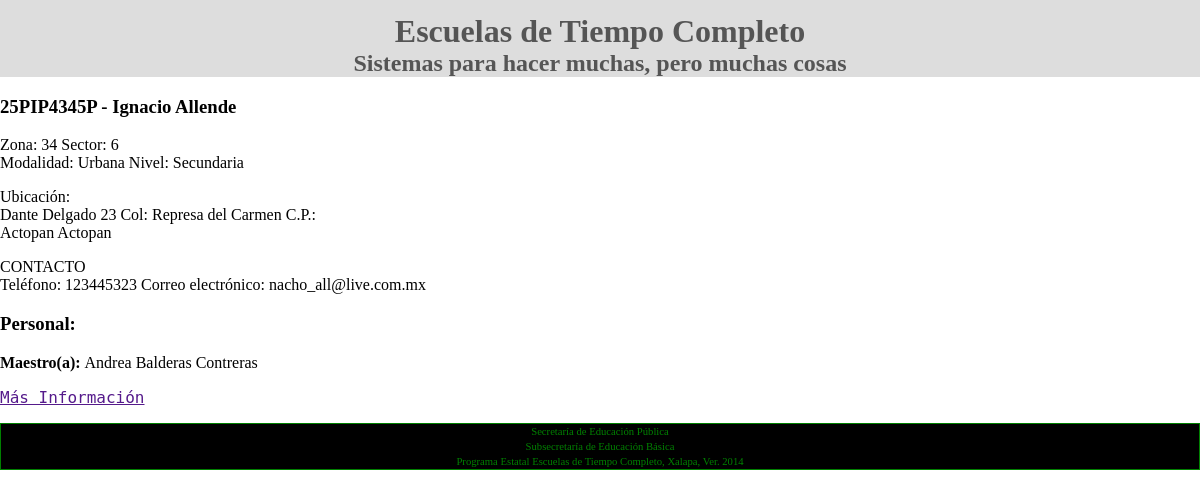
The app's page /escuelas/25PIP4345P/detalle-escuela/2/, older data.
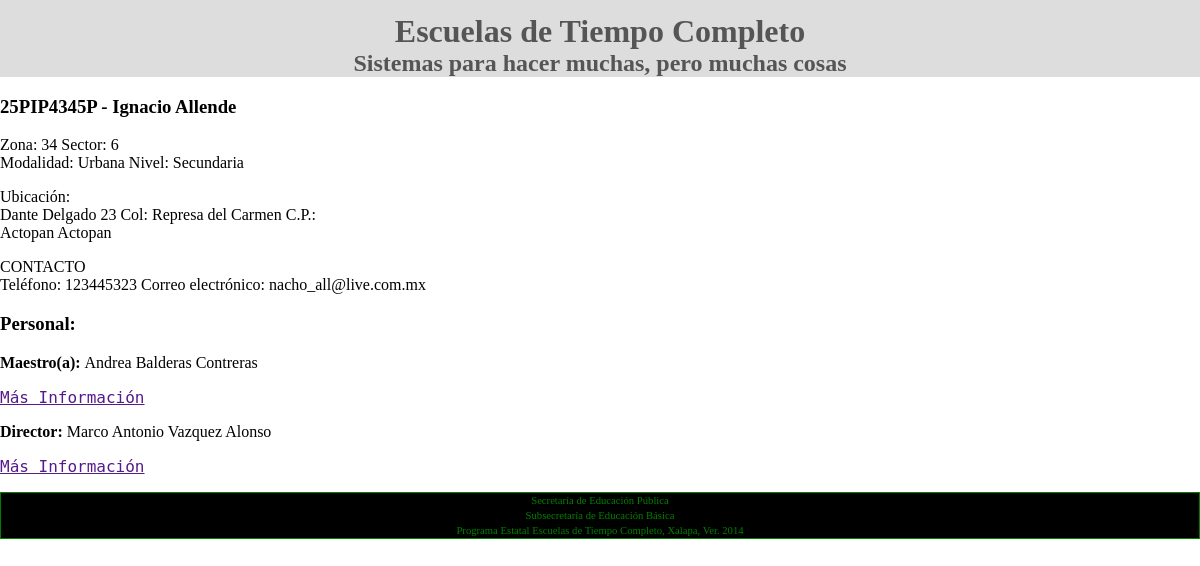
The same page, newer data.
### personal/models.py (models this page shows, shortened)
class PersonalPorCiclo(models.Model):
    personal = models.ForeignKey(Personal)
    ciclo = models.ForeignKey(Ciclo)
    puesto = models.ForeignKey(Puesto)
    escuela = models.ForeignKey(Escuela)
    estado = models.ForeignKey(Estado)
    class Meta:
        unique_together = [("personal", "ciclo", "escuela")]

class Puesto(models.Model):
    puesto = models.CharField(max_length=255)

class Personal(models.Model):
    rfc = models.CharField(max_length=15)
    nombre = models.CharField(max_length=255)
    apellido_paterno = models.CharField(max_length=255)
    apellido_materno = models.CharField(max_length=255)
    doble_plaza = models.BooleanField(default=False)
    fecha_ingreso = models.DateField()
    fecha_nacimiento = models.DateField()
    nivel_estudio = models.ForeignKey(NivelEstudio)
    especialidad = models.ForeignKey(Especialidad)

### escuelas/models.py (models this page shows, shortened)
class Escuela(models.Model):
    clave = models.CharField(max_length=15, unique=True)
    nombre = models.CharField(max_length=100)
    municipio = models.ForeignKey(Municipio)
    localidad = models.ForeignKey(Localidad)
    zona = models.PositiveIntegerField()
    sector = models.PositiveIntegerField()
    modalidad = models.ForeignKey(Modalidad)
    nivel = models.ForeignKey(Nivel)
    email = models.EmailField(max_length=255)
    telefono = models.CharField(max_length=25)
    calle = models.CharField(max_length=255)
    numero = models.CharField(max_length=30)
    colonia = models.CharField(max_length=255)
    cod_postal = models.PositiveIntegerField()
    afiliada = models.BooleanField(default=False)
    objects = EscuelaQuerySet.as_manager()

### caracteristicas/models.py (models this page shows)
class Modalidad(models.Model):
    modalidad = models.CharField(max_length=50)
    def __unicode__(self):
        return self.modalidad

class Nivel(models.Model):
    nivel = models.CharField(max_length=50)
    def __unicode__(self):
        return self.nivel

### lugares/models.py (models this page shows, shortened)
class Localidad(models.Model):
    localidad = models.CharField(max_length=255)
    municipio = models.ForeignKey(Municipio)

class Municipio(models.Model):
    municipio = models.CharField(max_length=255)
    def __unicode__(self):
        return self.municipio

### escuelas/views.py (the view)
class EscuelaPersonalView(generic.ListView):
    model = PersonalPorCiclo
    template_name = "escuelas/detalle_escuela.html"
    def get_queryset(self):
        id_escuela = self.kwargs.get("escuela")
        queryset = self.model.objects.filter(escuela=id_escuela)
        return queryset
    def get_context_data(self, **kwargs):
        context = super(EscuelaPersonalView, self).get_context_data(**kwargs)
        datos = self.model.objects.filter(escuela=self.kwargs.get("escuela"))[:1]
        datos_escuela = {
            'schooll': datos
        }
        context.update(datos_escuela)
        return context

### escuelas/templates/escuelas/detalle_escuela.html
{% extends "base.html" %}
{% block content %}
<p class="escuela">
  {% for e in schooll %}
  <h3>{{e.escuela.clave}} -
  {{e.escuela.nombre}}<br>
  </h3>
  <p>
  Zona: {{e.escuela.zona}}
  Sector: {{e.escuela.sector}}<br>
  Modalidad: {{e.escuela.modalidad}}
  Nivel: {{e.escuela.nivel}}
  </p>
  <p>
  Ubicación:<br>
  {{e.escuela.calle}} {{e.escuela.numero}} Col: {{e.escuela.colonia}}
  C.P.: {{escuela.cod_postal}}<br>
  {{e.escuela.localidad.localidad}} {{e.escuela.municipio}}
  </p>
  <p>
  CONTACTO<br>
  Teléfono: {{e.escuela.telefono}}
  Correo electrónico: {{e.escuela.email}}
  </p>
  {% endfor %}
</p>
<p class="personal">
    <h3>Personal:</h3>
    {% for p in object_list %}
      <p>
      <strong>
        {{p.puesto.puesto}}:
      </strong>
      {{p.personal.nombre}}
      {{p.personal.apellido_paterno}}
      {{p.personal.apellido_materno}}
      <br>
      </p>
      <a href="">Más Información</a>
    {% endfor %}
</p>
{% endblock content %}

Row changes from the older to the newer data that the page shows:
added PersonalPorCiclo: puesto.puesto "Director", personal.nombre "Marco Antonio", personal.apellido_paterno "Vazquez", personal.apellido_materno "Alonso", shown under "Personal:"
